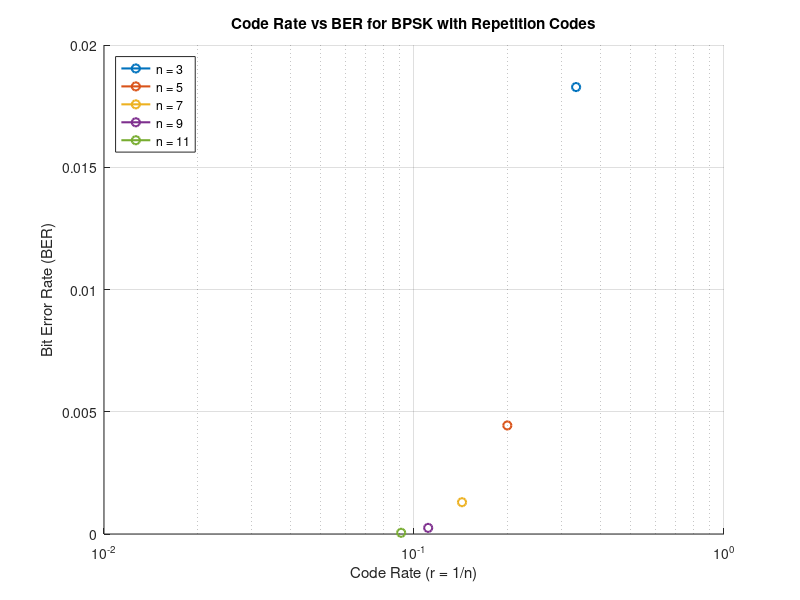

Source code (MATLAB):
clear
close all
clc

%%
fprintf('ABDUL-BAAKI YAKUBU\n');
fprintf('INFORMATION THEORY, ASSIGNMENT\n');
fprintf('-------------------------------------------------\n')

%%
N = 10^5; % number of bits
SNR_dB = 0; % SNR in dB

n_values = [3, 5, 7, 9, 11]; % repetition code lengths

BER_values = zeros(1, length(n_values));

fprintf('Simulated BER for BPSK with repetition codes:\n');
figure; hold on;

for n_index = 1:length(n_values)
    n = n_values(n_index);

    % Transmitter
    ip = rand(1, N) > 0.5; % generating 0, 1 with equal probability
    s = 2 * ip - 1; % BPSK modulation: 0 -> -1, 1 -> 1
    coded = repelem(s, n); % repetition coding

    % AWGN Channel Generation
    w = 1/sqrt(2*10^(SNR_dB/10)) * (randn(1, N * n) + 1i * randn(1, N * n)); % white Gaussian noise
    y_coded = coded + w; % received signal with noise

    % Receiver - hard decision decoding
    coded_ipHat = real(y_coded) > 0;
    decoded_ip = reshape(coded_ipHat, n, N);
    decoded_ip = sum(decoded_ip) >= (n + 1) / 2;

    % Counting the errors
    decoded_nErr = sum(ip ~= decoded_ip);

    % Calculate BER
    BER_values(n_index) = decoded_nErr / N;
    fprintf('n = %d: r = %f: BER = %e\n', n_values(n_index), 1/n, BER_values(n_index));

    % Plot the relationship between code rate and BER
    semilogx(1/n, BER_values(n_index), 'o-', 'LineWidth', 1.5);
end

grid on
xlabel('Code Rate (r = 1/n)');
ylabel('Bit Error Rate (BER)');
title('Code Rate vs BER for BPSK with Repetition Codes');

% Legend entries based on the number of repetition code lengths
legend('n = 3', 'n = 5', 'n = 7', 'n = 9', 'n = 11', ...
    'Location','northwest');
